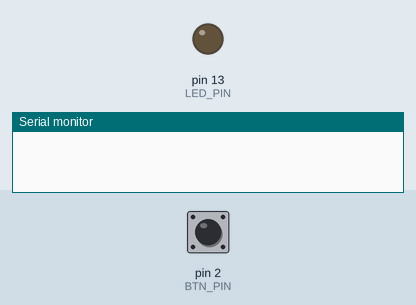
This sketch was run on a simulated Arduino Uno, built with avr-gcc and run on an emulated ATmega328P. Parts: output pins drawn as LEDs (lit = HIGH), the last lines printed to the serial monitor. The test bench sets the inputs (shaded band); at power-on: pin 2 (BTN_PIN) HIGH.

Above: at 1.2 s.
1.3 s: pin 2 (BTN_PIN) pulled LOW for 0.15 s
At 2.6 s:
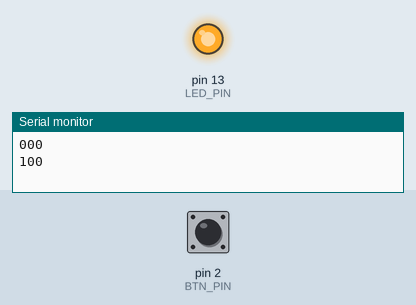
2.9 s: pin 2 (BTN_PIN) pulled LOW for 3.2 s
At 3.2 s:
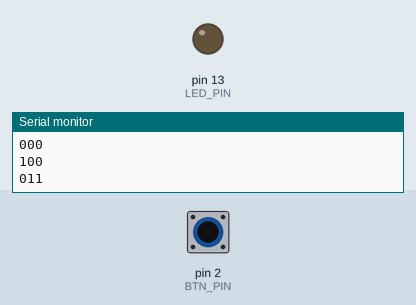
Timing chart, 0 to 7.6 s (numbered marks = the images above; inputs shaded):
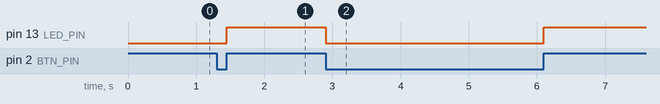

The sketch:

button_interrupt.ino
```cpp
/* This Arduino code toggles an LED connected to pin 13 whenever */
/* a button on pin 2 is pressed, with state feedback via Serial. */

// Define the pin connected to the button
const uint8_t BTN_PIN = 2;
// Define the pin connected to the LED
const uint8_t LED_PIN = 13;

// Initialize variables to track the previous state of the button and the current state of the LED
volatile uint8_t buttonPrevState = LOW;
volatile uint8_t ledState = LOW;

// Setup function to run once at the beginning
void setup()
{
  // Set the button pin as input with internal pull-up resistor
  pinMode(BTN_PIN, INPUT_PULLUP);
  // Set the LED pin as output
  pinMode(LED_PIN, OUTPUT);
  // Start serial communication at 9600 bps
  Serial.begin(9600);

  // Attach interrupt to handle button state changes
  attachInterrupt(digitalPinToInterrupt(BTN_PIN), buttonInterrupt, CHANGE);
}

// Loop function to run repeatedly
void loop()
{
  // No need for delay in the loop
  // Can be used to write other functionality
}

// Interrupt service routine to handle button state changes
void buttonInterrupt()
{
  // Read the current state of the button
  uint8_t buttonState = digitalRead(BTN_PIN);

  // Print button state, previous button state, LED state to serial monitor
  Serial.print(buttonState);
  Serial.print(buttonPrevState);
  Serial.print(ledState);
  Serial.println("");

  // Check if the button state has changed
  if(buttonState != buttonPrevState)
  {
    // Toggle the LED state
    ledState = !ledState;
    // Update the LED with the new state
    digitalWrite(LED_PIN, ledState);
  }

  // Update the previous button state
  buttonPrevState = buttonState;
}
```

Measured:
- after the input at 1.3 s, pin 13 (LED_PIN): LOW → HIGH after 0.15 s
- after the input at 2.9 s, pin 13 (LED_PIN): HIGH → LOW at once, → HIGH 3.2 s later
